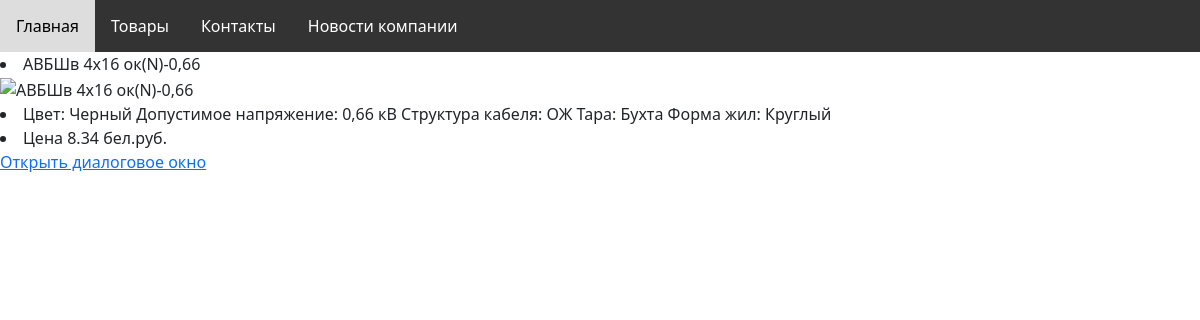
Page /store/detail_product/1/ on the committed database.
### app_store/models.py (models this page shows, shortened)
class Product(models.Model):
    name = models.CharField(max_length=255)
    slug = models.SlugField(unique=True)
    description = models.TextField(blank=True)
    category = models.ForeignKey(Category, related_name='products', on_delete=models.CASCADE)
    price = models.DecimalField(max_digits=10, decimal_places=2)
    image = models.ImageField(upload_to='products/%Y/%m/%d', blank=True)

### app_store/views.py (the view)
# urls.py: path('detail_product/<str:slug>/', DetailProductListView.as_view(), name='detail_product_list'),
class DetailProductListView(ListAPIView):
    queryset = Product.objects.all()
    serializer_class = ProductSerializer
    template_name ='product_detail.html'
    permission_classes = (AllowAny, )
    def get(self, request, slug):
        product = self.get_queryset().get(slug=slug)
        serializer = self.get_serializer(product)
        context = {'product': serializer.data}
        return render(request, self.template_name, context)

### app_store/templates/product_detail.html (shortened to what this page needs)
{% load static %}
<!DOCTYPE html>
<html lang="en">
  <head>
      <link rel="stylesheet" type="text/css" href="{% static 'style.css' %}">
    <link href="https://cdn.jsdelivr.net/npm/bootstrap@5.3.0-alpha3/dist/css/bootstrap.min.css" rel="stylesheet">
  </head>
  <body>
    <nav>
        <a href="{% url 'main' %}">Главная</a>
        <a href="{% url 'category' %}">Товары</a>
        <a href="{% url 'contact_list' %}">Контакты</a>
        <a href="{% url 'news_compani' %}">Новости компании</a>
    </nav>
</body>
<head>
	<link rel="stylesheet" href="https://code.jquery.com/ui/1.12.1/themes/base/jquery-ui.css">
</head>
<body>
    <div class="product">
        <li>{{ product.name }}</li>
        <img src="{{ product.image }}" alt="{{ product.name }}">
        <li>{{ product.description }}</li>
        <li>Цена {{ product.price }} бел.руб.</li>
   </div>
  <a href="{% url 'chatbot' %}">Открыть диалоговое окно</a>

### app_store/static/style.css (style rules this page uses)
nav { background-color: #333; overflow: hidden; }
nav a { float: left; display: block; color: white; text-align: center; padding: 14px 16px; text-decoration: none; }

### rows in the picture
Product: name "АВБШв 4х16 ок(N)-0,66", description "Цвет: Черный Допустимое напряжение: 0,66 кВ Структура кабеля: ОЖ Тара: Бухта Форма жил: Круглый"

### other values in the picture
{{ product.price }} "8.34"
